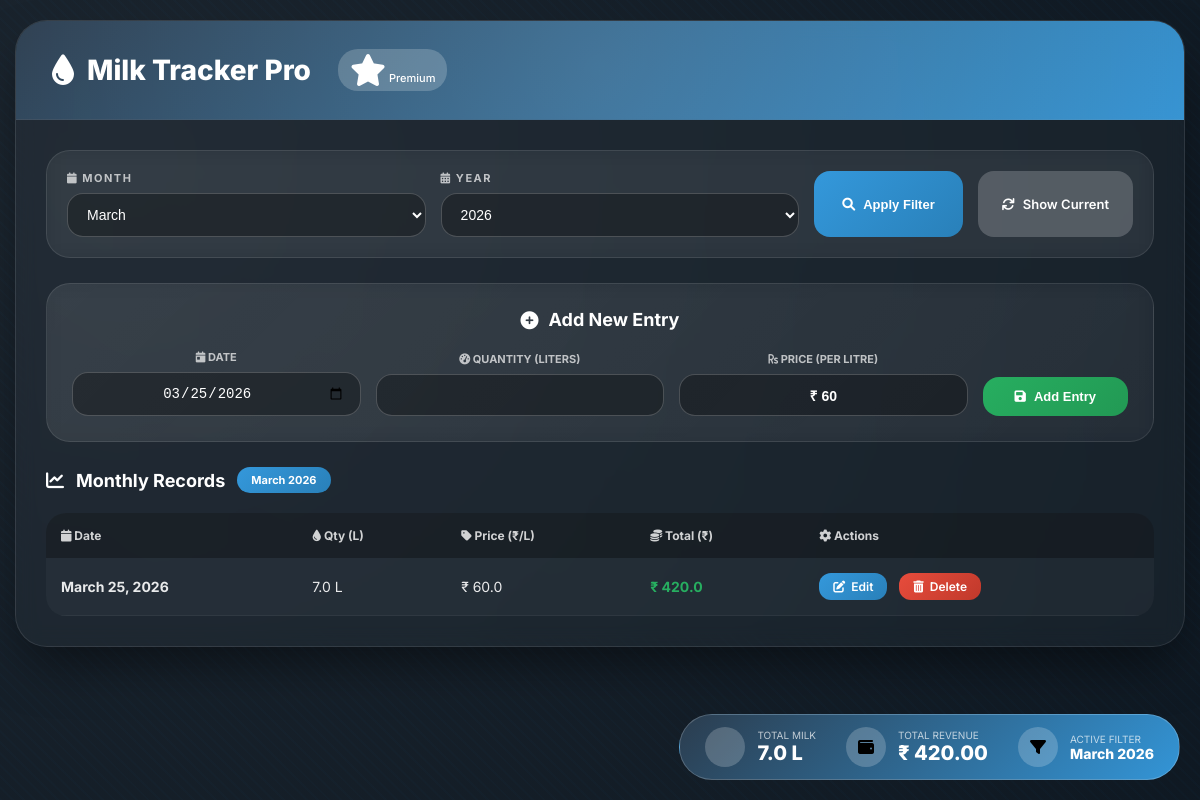
The page / on the database its author committed.
### tracker/models.py (models this page shows, shortened)
class MilkEntry(models.Model):
    date = models.DateField()
    quantity = models.FloatField()
    price_per_litre = models.FloatField(default=60, editable=False)
    def total(self):
        return self.quantity * self.price_per_litre

### tracker/views.py (the view)
# urls.py: path('', views.milk_tracker, name='milk_tracker'),
def milk_tracker(request):
    today = datetime.date.today()
    current_month = today.month
    current_year = today.year
    selected_month = request.GET.get('month')
    selected_year = request.GET.get('year')
    is_filter_applied = request.GET.get('month') is not None or request.GET.get('year') is not None
    if not is_filter_applied:
        selected_month = str(current_month)
        selected_year = str(current_year)
    elif selected_month == '' and selected_year == '':
        selected_month = str(current_month)
        selected_year = str(current_year)
    elif selected_month and selected_month != '' and (selected_year == '' or selected_year is None):
        pass
    elif selected_year and selected_year != '' and (selected_month == '' or selected_month is None):
        pass
    entries = MilkEntry.objects.all()
    if selected_month and selected_year and selected_month != '' and selected_year != '':
        try:
            month_int = int(selected_month)
            year_int = int(selected_year)
            entries = entries.filter(
                date__month=month_int,
                date__year=year_int
            )
        except ValueError:
            pass
    elif selected_month and selected_month != '':
        try:
            month_int = int(selected_month)
            entries = entries.filter(date__month=month_int)
        except ValueError:
            pass
    elif selected_year and selected_year != '':
        try:
            year_int = int(selected_year)
            entries = entries.filter(date__year=year_int)
        except ValueError:
            pass
    total_qty = entries.aggregate(total=Sum('quantity'))['total'] or 0
    total_bill = sum(entry.total() for entry in entries)
    edit_id = request.GET.get('edit_id')
    delete_id = request.GET.get('delete_id')
    if delete_id:
        entry = get_object_or_404(MilkEntry, id=delete_id)
        entry.delete()
        messages.success(request, f'✅ Successfully deleted entry for {entry.date}!')
        return redirect(f'/?month={current_month}&year={current_year}')
    edit_entry = None
    if edit_id:
        edit_entry = get_object_or_404(MilkEntry, id=edit_id)
        initial_data = {
            'date': edit_entry.date,
            'quantity': edit_entry.quantity,
        }
    else:
        initial_data = {'date': today}
    if request.method == 'POST':
        if edit_id:
            edit_entry = get_object_or_404(MilkEntry, id=edit_id)
            form = MilkEntryForm(request.POST, instance=edit_entry)
        else:
            form = MilkEntryForm(request.POST)
        if form.is_valid():
            date = form.cleaned_data.get('date')
            quantity = form.cleaned_data.get('quantity')
            if date > today:
                messages.error(request, '❌ Cannot add/edit entry for future date!')
                return redirect(f'/?month={current_month}&year={current_year}')
            if quantity <= 0:
                messages.error(request, '❌ Quantity must be greater than 0!')
                return redirect(f'/?month={current_month}&year={current_year}')
            if quantity > 1000:
                messages.error(request, '❌ Quantity is too high! Maximum 1000 liters allowed.')
                return redirect(f'/?month={current_month}&year={current_year}')
            obj = form.save(commit=False)
            obj.price_per_litre = 60
            obj.save()
            if edit_id:
                messages.success(request, f'✅ Successfully updated entry for {date}!')
            else:
                messages.success(request, f'✅ Successfully added {quantity}L milk for {date}!')
            return redirect(f'/?month={current_month}&year={current_year}')
        else:
            for field, errors in form.errors.items():
                for error in errors:
                    messages.error(request, f'❌ {field}: {error}')
    else:
        if edit_id:
            form = MilkEntryForm(instance=edit_entry)
        else:
            form = MilkEntryForm(initial=initial_data)
    MONTH_CHOICES = []
    for i in range(1, 13):
        month_name = datetime.date(2000, i, 1).strftime('%B')
        MONTH_CHOICES.append((i, month_name))
    current_year_num = datetime.datetime.now().year
    YEAR_CHOICES = []
    for y in range(current_year_num - 2, current_year_num + 3):
        YEAR_CHOICES.append((y, str(y)))
    month_name = ""
    if selected_month and selected_month != '':
        try:
            month_name = datetime.date(2000, int(selected_month), 1).strftime('%B')
        except:
            month_name = ""
    context = {
        'form': form,
        'entries': entries,
        'total_qty': total_qty,
        'total_bill': total_bill,
        'MONTH_CHOICES': MONTH_CHOICES,
        'YEAR_CHOICES': YEAR_CHOICES,
        'selected_month': selected_month,
        'selected_year': selected_year,
        'month_name': month_name,
        'today_date': today,
        'edit_mode': edit_id is not None,
        'edit_id': edit_id,
        'current_month': current_month,
        'current_year': current_year,
    }
    return render(request, 'tracker/milk_tracker.html', context)

### tracker/forms.py
class MilkEntryForm(forms.ModelForm):
    MONTH_CHOICES = [
        (i, datetime.date(2000, i, 1).strftime('%B'))
        for i in range(1, 13)
    ]
    YEAR_CHOICES = [
        (y, y) for y in range(2020, datetime.datetime.now().year + 1)
    ]
    month = forms.ChoiceField(choices=MONTH_CHOICES, required=False)
    year = forms.ChoiceField(choices=YEAR_CHOICES, required=False)
    class Meta:
        model = MilkEntry
        fields = ['date', 'quantity']
    def __init__(self, *args, **kwargs):
        super().__init__(*args, **kwargs)
        self.fields['date'].widget = forms.DateInput(attrs={'type': 'date'})

### tracker/templates/tracker/milk_tracker.html (shortened to what this page needs)
<!DOCTYPE html>
<html>
<head>
    <link rel="stylesheet" href="https://cdnjs.cloudflare.com/ajax/libs/font-awesome/6.0.0-beta3/css/all.min.css">
    {% load static %}
    <link rel="stylesheet" href="{% static 'css/style.css' %}">
    <link rel="stylesheet" href="{% static 'css/splash.css' %}">
</head>
<body>
<div class="container">
    <div class="header">
        <h2>
            <i class="fas fa-tint"></i>
            Milk Tracker Pro
            <span class="header-badge"><i class="fas fa-star"></i> Premium</span>
        </h2>
    </div>
    <div class="content">
        <div class="filter-card">
            <form method="GET">
                <div style="display: flex; gap: 15px; flex-wrap: wrap; width: 100%;">
                    <div class="filter-group">
                        <label><i class="fas fa-calendar"></i> MONTH</label>
                        <select name="month">
                            {% for val, name in MONTH_CHOICES %}
                                <option value="{{ val }}" {% if selected_month|stringformat:"s" == val|stringformat:"s" %}selected{% endif %}>
                                    {{ name }}
                                </option>
                            {% endfor %}
                        </select>
                    </div>
                    <div class="filter-group">
                        <label><i class="fas fa-calendar-alt"></i> YEAR</label>
                        <select name="year">
                            {% for val, name in YEAR_CHOICES %}
                                <option value="{{ val }}" {% if selected_year|stringformat:"s" == val|stringformat:"s" %}selected{% endif %}>
                                    {{ name }}
                                </option>
                            {% endfor %}
                        </select>
                    </div>
                    <button type="submit" class="btn-filter">
                        <i class="fas fa-search"></i> Apply Filter
                    </button>
                    <a href="?month={{ current_month }}&year={{ current_year }}" class="btn-clear">
                        <i class="fas fa-refresh"></i> Show Current
                    </a>
                </div>
            </form>
        </div>
        <div class="add-entry-card">
            <h3>
                {% if edit_mode %}
                    <i class="fas fa-edit"></i> Edit Entry
                {% else %}
                    <i class="fas fa-plus-circle"></i> Add New Entry
                {% endif %}
            </h3>
            <form method="POST">
                <div class="form-grid">
                    <div class="input-field">
                        <label><i class="fas fa-calendar-day"></i> DATE</label>
                        {{ form.date }}
                    </div>
                    <div class="input-field">
                        <label><i class="fas fa-tachometer-alt"></i> QUANTITY (LITERS)</label>
                        {{ form.quantity }}
                    </div>
                    <div class="input-field">
                        <label><i class="fas fa-rupee-sign"></i> PRICE (PER LITRE)</label>
                        <input type="text" value="₹ 60" class="price-readonly" readonly>
                    </div>
                    <button type="submit" class="btn-submit">
                        {% if edit_mode %}
                            <i class="fas fa-save"></i> Update Entry
                        {% else %}
                            <i class="fas fa-save"></i> Add Entry
                        {% endif %}
                    </button>
                </div>
            </form>
        </div>
        <div class="records-section">
            <h3>
                <i class="fas fa-chart-line"></i>
                Monthly Records
                {% if selected_month and selected_year %}
                    <span class="filter-badge">{{ month_name }} {{ selected_year }}</span>
                {% endif %}
            </h3>
            <table class="premium-table">
                <thead>
                    <tr>
                        <th><i class="fas fa-calendar"></i> Date</th>
                        <th><i class="fas fa-tint"></i> Qty (L)</th>
                        <th><i class="fas fa-tag"></i> Price (₹/L)</th>
                        <th><i class="fas fa-coins"></i> Total (₹)</th>
                        <th><i class="fas fa-cog"></i> Actions</th>
                    </tr>
                </thead>
                <tbody>
                    {% for e in entries %}
                    <tr>
                        <td><strong>{{ e.date|date:"F d, Y" }}</strong></td>
                        <td>{{ e.quantity }} L</td>
                        <td>₹ {{ e.price_per_litre }}</td>
                        <td style="color: #27ae60; font-weight: 700;">₹ {{ e.total }}</td>
                        <td>
                            <a href="?{% if selected_month %}month={{ selected_month }}&{% endif %}{% if selected_year %}year={{ selected_year }}&{% endif %}edit_id={{ e.id }}" class="btn-edit-premium">
                                <i class="fas fa-edit"></i> Edit
                            </a>
                            <a href="?{% if selected_month %}month={{ selected_month }}&{% endif %}{% if selected_year %}year={{ selected_year }}&{% endif %}delete_id={{ e.id }}" class="btn-delete-premium" onclick="return confirm('Delete this entry?');">
                                <i class="fas fa-trash-alt"></i> Delete
                            </a>
                        </td>
                    </tr>
                    {% empty %}
                    <tr>
                        <td colspan="5" style="text-align: center; padding: 40px;">✨ No records found. Start adding entries! ✨</td>
                    </tr>
                    {% endfor %}
                </tbody>
            </table>
        </div>
    </div>
</div>
<div class="premium-summary">
    <div class="premium-summary-content">
        <div class="summary-item-premium">
            <div class="summary-icon-premium"></div>
            <div class="summary-info-premium">
                <div class="summary-label-premium">Total Milk</div>
                <div class="summary-value-premium">{{ total_qty|floatformat:1 }} L</div>
            </div>
        </div>
        <div class="summary-item-premium">
            <div class="summary-icon-premium"><i class="fas fa-wallet"></i></div>
            <div class="summary-info-premium">
                <div class="summary-label-premium">Total Revenue</div>
                <div class="summary-value-premium">₹ {{ total_bill|floatformat:2 }}</div>
            </div>
        </div>
        {% if selected_month and selected_year %}
        <div class="summary-item-premium">
            <div class="summary-icon-premium"><i class="fas fa-filter"></i></div>
            <div class="summary-info-premium">
                <div class="summary-label-premium">Active Filter</div>
                <div class="summary-value-premium" style="font-size: 14px;">{{ month_name }} {{ selected_year }}</div>
            </div>
        </div>
        {% endif %}
    </div>
</div>
{% load static %}
</body>
</html>

### rows shown on the page
MilkEntry: date "March 25, 2026", quantity "7.0", price_per_litre "60.0", total "420.0"

### other values the page prints
{{ month_name }} "March"
{{ selected_year }} "2026"
{{ total_qty|floatformat:1 }} "7.0"
{{ total_bill|floatformat:2 }} "420.00"
form field month "March"
form field year "2026"
